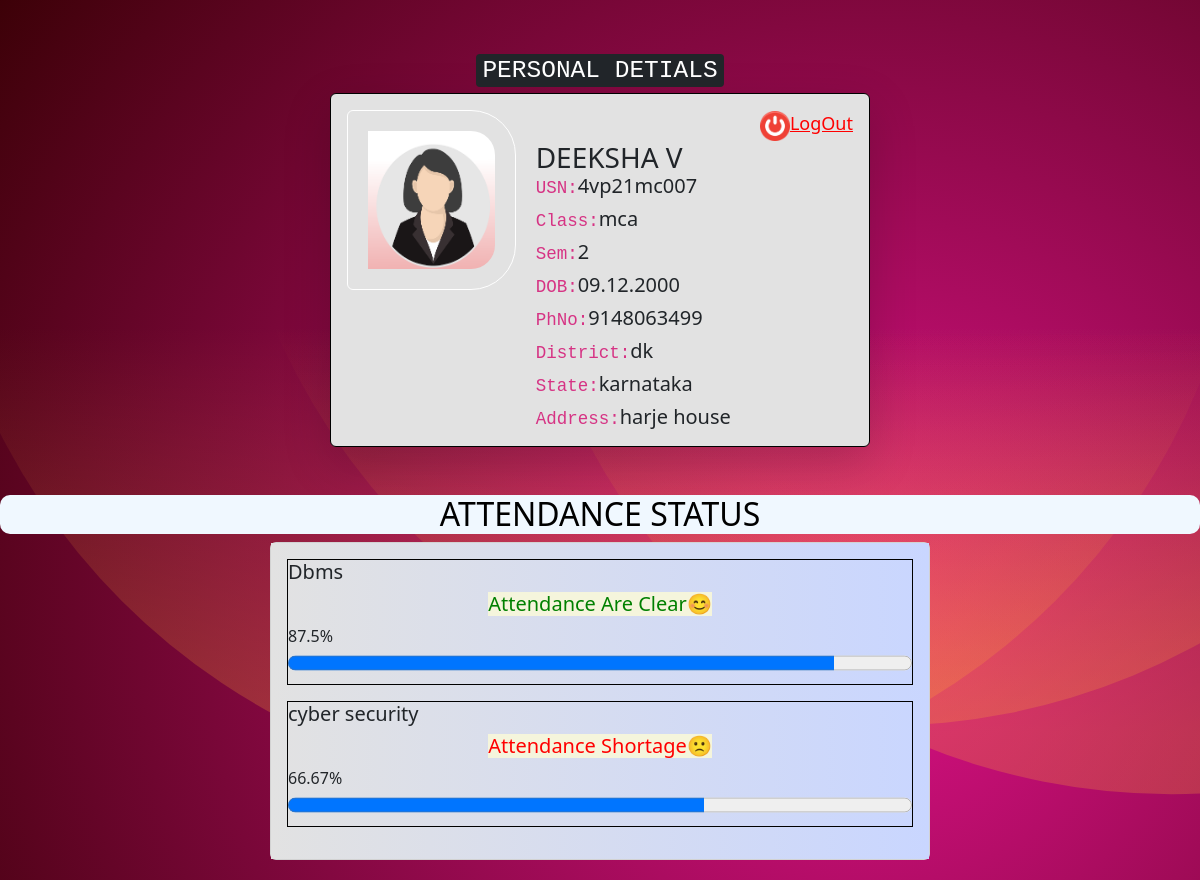
Screenshot of /studentdetilas.php (signed in) with the database file from the repository.
### tables this page shows
CREATE TABLE `students` (
  `usn` varchar(10) NOT NULL,
  `name` varchar(50) NOT NULL,
  `class` varchar(10) NOT NULL,
  `sem` int(3) NOT NULL,
  `dob` date NOT NULL,
  `mbno` varchar(12) NOT NULL,
  `district` varchar(50) NOT NULL,
  `state` varchar(50) NOT NULL,
  `address` varchar(100) NOT NULL,
  `image` varchar(250) NOT NULL
);

### studentdetilas.php (the view, shortened to what this page needs)
<?php
require_once 'database/studentview.php';
$usn = $_SESSION['student'];
$sview = "select * from students where usn='$usn'";
$sviewres = mysqli_query($connect, $sview);
$subsel = "SELECT DISTINCT subject FROM `attendence` WHERE usn='$usn'";
$subres = mysqli_query($connect, $subsel);
?>
<!doctype html>
<html lang="en">
<head>
  <link rel="stylesheet" href="https://cdn.jsdelivr.net/npm/bootstrap@5.2.0-beta1/dist/css/bootstrap.min.css">
</head>
<body>
  <?php
  while ($subdata = mysqli_fetch_array($sviewres)) {
    $name = $subdata['name'];
    $cls = $subdata['class'];
    $sem = $subdata['sem'];
    $pic = $subdata['image'];
    $dob = $subdata['dob'];
    $fdate = date('d.m.Y', strtotime($dob));
    $mbno = $subdata['mbno'];
    $district = $subdata['district'];
    $state = $subdata['state'];
    $addres = $subdata['address'];
  }
  ?>
  <center>
    <div style="padding-top: 50px;">
      <div class="container">
        <h3><kbd> Personal Detials</kbd></h3>
        <div class="shadow-lg p-3 mb-5  rounded" id="new" class="card mb-3" style="border:1px;border-radius:10px; max-width: 540px; padding-top: 30px;  border:solid black 1px; border-radius:45px;">
          <div class="row g-0">
            <div class="col-md-4">
              <img style="padding: 20px; text-align:center; border:solid white 1px;height:180px;width:200px;border-radius:45px;" class="img-fluid rounded-start" src="student_image/<?php echo $pic; ?>">
            </div>
            <div class="col-md-8">
              <div class="card-body" style="padding-left: 20px;">
              <div style="text-align:right;"><a style="color:red;font-size:large;font-weight:400;" href="logout.php?logout"><img style="height:30px;width:30px;" src="assets/images/users/logout.png" alt="">LogOut</a></div>
                <h3 class="card-title"><?php echo $name ?></h3>
                <h5 class="card-text"><code>USN:</code><?php echo $usn ?></h5>
                <h5 class="card-text"><code>Class:</code><?php echo $cls ?></h5>
                <h5 class="card-text"><code>Sem:</code><?php echo $sem ?></h5>
                <h5 class="card-text"><code>DOB:</code><?php echo $fdate; ?></h5>
                <h5 class="card-text"><code>PhNo:</code><?php echo $mbno; ?></h5>
                <h5 class="card-text"><code>District:</code><?php echo $district; ?></h5>
                <h5 class="card-text"><code>State:</code><?php echo $state; ?></h5>
                <h5 class="card-text"><code>Address:</code><?php echo $addres; ?></h5>
              </div>
            </div>
          </div>
        </div>
      </div>
    </div>
    <h2>Attendance Status</h2>
    <div style="padding-bottom: 20px;width:55%;">
      <div class="card">
        <div class="card-body" id="card">
          <?php
          if (mysqli_num_rows($subres) > 0) {
            while ($sbjres = mysqli_fetch_array($subres)) {
              $subject = $sbjres['subject'];
              $atcal = "SELECT count(*) FROM `attendence` WHERE subject='$subject' AND  usn='$usn'";
              $atres = mysqli_query($connect, $atcal);
              while ($attres = mysqli_fetch_array($atres)) {
                $subcount = $attres['count(*)'];
                $atcal = "SELECT count(*) FROM `attendence` WHERE subject='$subject' AND  usn='$usn' and attend='present'";
                $atres = mysqli_query($connect, $atcal);
                while ($attres = mysqli_fetch_array($atres)) {
                  $present = $attres['count(*)'];
                  $perdisplay = ($present / $subcount) * 100;
          ?>
                  <fieldset style="border: solid black 1px;">
                    <h5 class="card-title"><?php echo $subject ?></h5>
                    <?php if ($perdisplay < 75) {
                      echo '<h5 style="color:red;padding: -10px;" class="msg">Attendance Shortage🙁</h5>';
                    } elseif ($perdisplay < 100) {
                      echo '<h5 style="color:green;"class="msg">Attendance Are Clear😊</h5>';
                    } else {
                      echo '<h5 style="color:green;"class="msg">Full Attendance🤩</h5>';
                    } ?>
                    <p class="card-text"><?php
                                          if ($perdisplay == 0) {
                                            echo '<p style="color:red;">Not Attended For A Class</p>';
                                          } else {
                                            echo round($perdisplay, 2) . '%';
                                          }
                                          ?>
                      <progress value="<?php echo $present ?>" max="<?php echo $subcount ?>"></progress>
                  </fieldset>
              <?php
                }
              }
              ?>
          <?php
            }
          } else {
            echo "<h2 style='color:red; background-color:black;padding:20px;'>None Of The Class Attended By Student </h2>";
          }
          ?>
        </div>
      </div>
    </div>
  </center>
</body>
</html>

### studentdetilas.php (style rules this page uses)
body { background-color: #330000; background-attachment: fixed; background-size: cover; }
.card-title, .card-text { text-align: left; }
h2 { text-transform: uppercase; font-weight: 200; text-align: center; color: black; background-color: aliceblue; display: block; border-radius: 10px; text-decoration-style: wavy; }
#new { background-color: #E2E2E2; }
#card { background: #C9D6FF; background: -webkit-linear-gradient(to right, #E2E2E2, #C9D6FF); background: linear-gradient(to right, #E2E2E2, #C9D6FF); }
progress { width: 100%; height: 30px; }
h3 { text-transform: uppercase; }
.msg { background-color: beige; display: inline-block; }

### rows the page displays
students: image (picture), name "DEEKSHA V", class "mca", sem "2", dob "09.12.2000", mbno "9148063499", district "dk", state "karnataka", address "harje house"

### other values shown
$usn "4vp21mc007"
$subject "Dbms"
$perdisplay "87.5"
$subject "cyber security"
$perdisplay "66.67"
